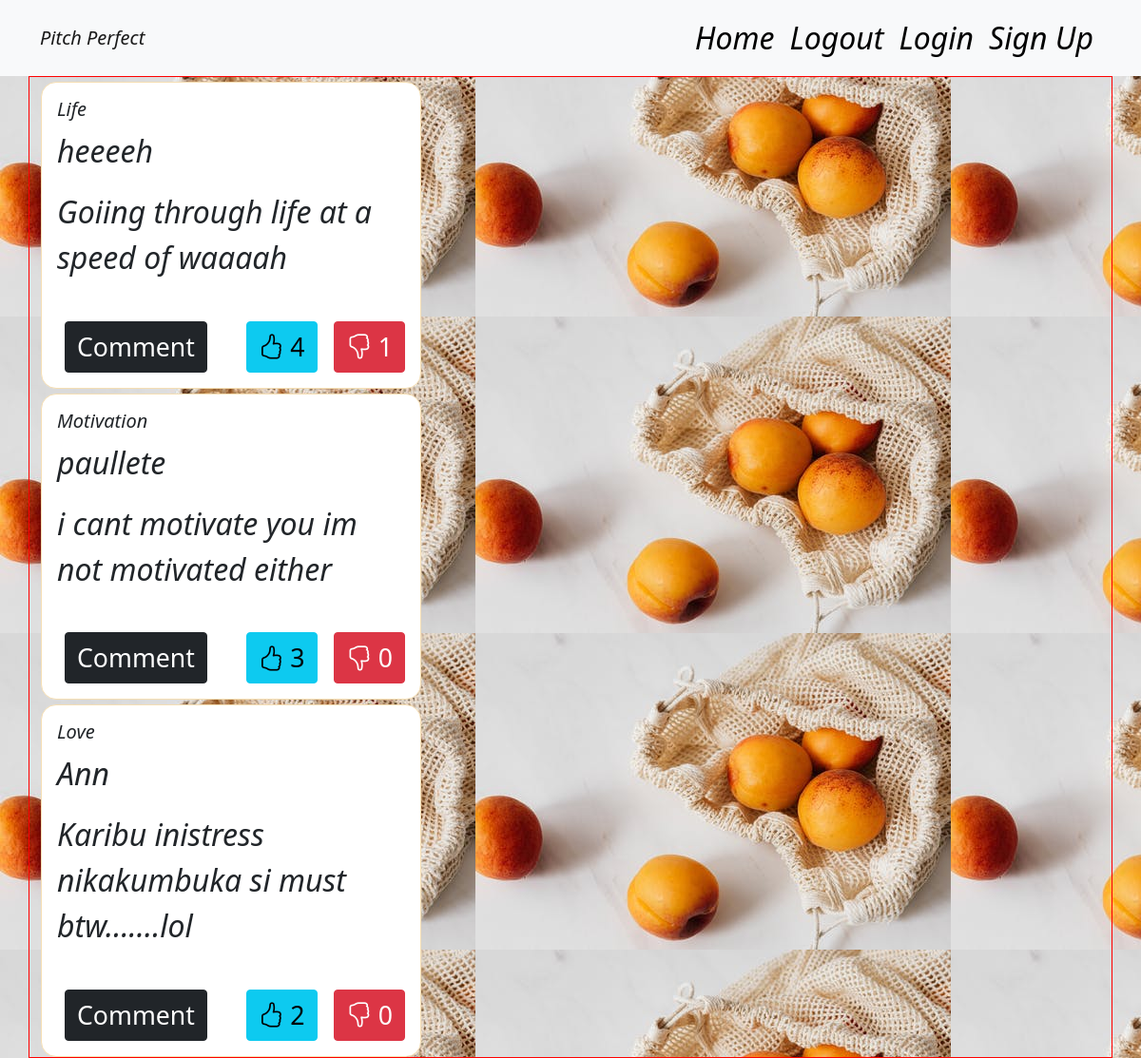
Page /pitches (signed in) on the committed database.
### app/models.py (models this page shows)
class Pitch(db.Model):
    __table_name__ = 'pitches'
    id = db.Column(db.Integer, primary_key=True)
    title = db.Column(db.String(255), nullable=False)
    category = db.Column(db.String(255), nullable=False)
    content = db.Column(db.String(255), nullable=False)
    user_id = db.Column(db.Integer, db.ForeignKey('user.id'))
    comment = db.relationship('Comment', backref='pitch', lazy='dynamic')
    upvotes = db.relationship('UpVote', backref='pitch', lazy='dynamic')
    downvotes = db.relationship('DownVote', backref='pitch', lazy='dynamic')
    date = db.Column(db.DateTime(timezone=True), default=func.now())

### app/main/views.py (the view)
@main.route('/pitches')
@login_required
def pitches():
    pitches = Pitch.query.all()
    for pitch in pitches:
        print(pitch.content)
    return render_template('display_pitch.html', pitches=pitches)

### app/__init__.py (called while the page is built)
def create_app(config_name):  # a method to instantiate our App
    app = Flask(__name__)
    app.config['SECRET_KEY'] = 'SECRET'
    app.config['SQLALCHEMY_DATABASE_URI'] = f'sqlite:///{DB_NAME}'
    db.init_app(app)  # initialise our db
    mail.init_app(app) # initialize our mail
    login_manager = LoginManager()
    login_manager.login_view = 'auth.login'
    login_manager.init_app(app)
    bootstrap = Bootstrap(app)
    @login_manager.user_loader
    def load_user(user_id):
        return User.query.get(int(user_id))
    app.config.from_object(config_options[config_name])
    from .main import main as main_blueprint
    from .auth import auth as auth_blueprint
    app.register_blueprint(main_blueprint)
    app.register_blueprint(auth_blueprint, url_prefix='/')
    from .models import User, Pitch
    create_database(app)
    return app

### app/templates/display_pitch.html
{% extends 'base.html'%}
{% from 'display_pitch_macro.html' import display_pitches%}
{% block content %}
<div>{{ display_pitches(pitches) }}</div>
{% endblock %}

### app/templates/base.html (shortened to what this page needs)
{% extends 'bootstrap/base.html'%}
     {% block styles %}
    <link href="https://cdn.jsdelivr.net/npm/bootstrap@5.0.2/dist/css/bootstrap.min.css" rel="stylesheet">
    <link rel="stylesheet" href="https://cdn.jsdelivr.net/npm/bootstrap-icons@1.8.1/font/bootstrap-icons.css">
    <link rel="stylesheet" href="https://maxcdn.bootstrapcdn.com/font-awesome/4.4.0/css/font-awesome.min.css">
    <link rel="stylesheet" href="{{ url_for('static', filename='css/styles.css')}}">
    {% endblock %}
{% block navbar %}
{% include 'navbar.html' %}
{% endblock %}

### app/templates/display_pitch_macro.html
{% extends 'base.html' %}
{% macro display_pitches(pitches) %}
<div class="container pitch">
    <div class="row">
        <div class="col-md-4">
           {% if pitches %}
          {% for pitch in pitches %}
           <div class="card pitchCard" style="width: 25rem;">
                <div class="card-body">
                    <h5 class="card-title">{{pitch.category}}</h5>
                    <p>{{pitch.title}}</p>
                    <p>{{pitch.content}}</p>
                    <div class="footer">
                        <div class="comments">
                            <a href="/comment/{{pitch.id}}"><button class="btn btn-dark">Comment</button></a>
                        </div>
                        <div class="votes">
                            <div class="upvote">
                            <a href="/like/{{pitch.id}}"><button class="btn btn-info"><i class="bi bi-hand-thumbs-up"></i> {{pitch.upvotes.count()}}</button></a>
                        </div>
                        <div class="downvote">
                            <a href="/dislike/{{pitch.id}}"><button class="btn btn-danger"><i class="bi bi-hand-thumbs-down"></i> {{pitch.downvotes.count()}}</button></a>
                        </div>
                        </div>
                    </div>
                </div>
           </div>
          {% endfor %}
         {% endif %}
        </div>
    </div>
</div>
{% endmacro %}

### app/templates/navbar.html (shortened to what this page needs)
<nav class="navbar navbar-expand-lg navbar-light bg-light">
  <div class="container">
    <a class="navbar-brand" href="#">Pitch Perfect</a>
    <div class="collapse navbar-collapse" id="navbarNav">
      <ul class="navbar-nav ms-auto">
          <li class="nav-item">
          <a class="nav-link"  href="/">Home</a>
        </li>
          <li class="nav-item">
          <a class="nav-link" href="/logout">Logout</a>
        </li>
        <li class="nav-item">
          <a class="nav-link"  href="/login">Login</a>
        </li>
        <li class="nav-item">
          <a class="nav-link" href="/sign-up">Sign Up</a>
        </li>
      </ul>
    </div>
  </div>
</nav>

### app/static/css/styles.css (style rules this page uses)
.nav-link { color: black !important; }
.card { border: 1px solid wheat; margin-top: 5px; }
.card-body { padding: 1rem; }
body { background-image: url("pexels-photo-4397920.jpeg"); font-style: italic; font-size: 2.0rem; }
.btn { margin-left: 0.3em; font-size: smaller; margin-top: 1em; }
.pitch { display: flex; align-items: center; justify-content: space-between; border: 1px solid red; }
.footer { display: flex; align-items: center; justify-content: space-between; }
.votes { display: flex; }
.pitchCard { border-radius: 0.5em; }
.downvote { margin-left: 0.3em; }

### rows in the picture
Pitch: category "Life", title "heeeeh", content "Goiing through life at a speed of waaaah", upvotes.count "4", downvotes.count "1"
Pitch: category "Motivation", title "paullete", content "i cant motivate you im not motivated either", upvotes.count "3", downvotes.count "0"
Pitch: category "Love", title "Ann", content "Karibu inistress nikakumbuka si must btw.......lol", upvotes.count "2", downvotes.count "0"
